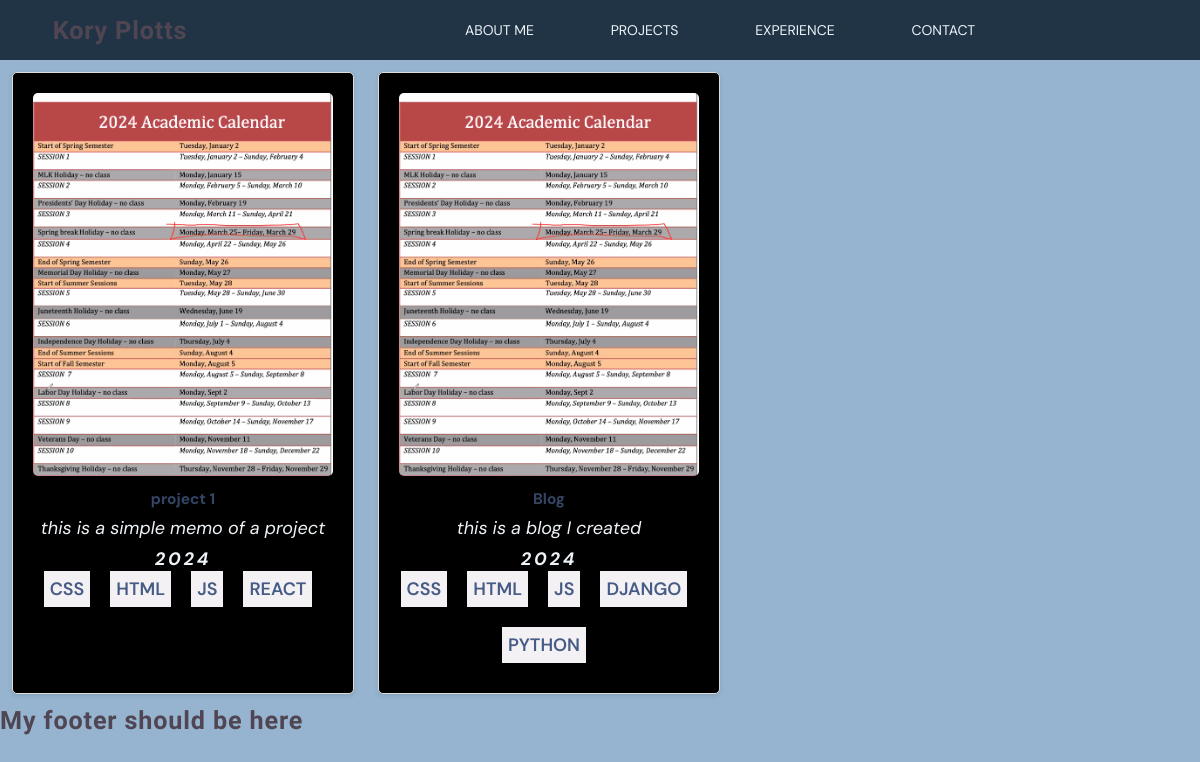
The page /content/projects on the database its author committed.
### content/models.py (models this page shows, shortened)
class Project(models.Model):
    name = models.CharField(max_length=200)
    description = models.TextField()
    year = models.IntegerField()
    image = models.ImageField(upload_to='project_images/')
    repository = models.URLField()
    technologies = models.ManyToManyField(Technology)

class Technology(models.Model):
    name = models.CharField(max_length=200)

### content/views.py (the view)
# urls.py: path("projects", views.projects_list, name="projects_list"),
def projects_list(request):
    projects = Project.objects.all()
    return render(request, 'content/projects_list.html', {"projects": projects})

### templates/content/projects_list.html (shortened to what this page needs)
{% extends 'base.html' %}
{% load static %}
{% block content %}
<div class="projects-container">
    {% for project in projects %}
    <div class="project-card">
        <a href="{{ project.repository }}" target="_blank">
            <img src="{{ project.image.url }}" alt="" />
            <p>{{ project.name }}</p>
            <p>{{ project.description }}</p>
            <p>{{ project.year }}</p>
            <div class="skills-list center-row">
                {% for tech in project.technologies.all %}
                <label class="label-text">{{ tech.name }}</label>
                {% endfor %}
            </div>
        </a>
    </div>
    {% endfor %}
</div>
{% endblock content %}

### templates/base.html (shortened to what this page needs)
{% load static %}
<!DOCTYPE html>
<html lang="en">
<head>
    <link rel="stylesheet" href="img/" />
        <link rel="stylesheet" href="{% static './css/base.css' %}" >
        <link rel="stylesheet" href="{% static './css/header.css' %}" >
        <link rel="stylesheet" href="{% static './css/sections.css' %}" >
        <link rel="stylesheet" href="{% static './css/responsive.css' %}"  >
</head>
<body>
    <header>
        <div class="logo center-row">
            <a href=" {% url 'home' %}">
                <h2>Kory Plotts</h2>
            </a>
        </div>
        <nav class="nav-menu">
            <div class="nav-option center-row">
                <a href="{% url 'about'  %}">About me</a>
                <a href="{% url 'projects_list' %}">Projects</a>
                <a href="">Experience</a>
                <a href="">Contact</a>
            </div>
        </nav>
    </header>
    {% block content %}
    {% endblock content %}
    <h2>My footer should be here </h2>
</body>
</html>

### static/css/base.css (style rules this page uses)
:root { --primary-color: #9E90A2; --primary-color-100: #E7E3E8; --primary-color-700: #504653; --secondary-color: #B6C2D9; --secondary-color-100: #DDE3EE; --secondary-color-700: #344565; --neutral-color: #EEF3F7; --background-color: #96B4CF; --label-color: #465C86; --labelbackground-color: #F3F1F3; --surface-color: #203446; --lobster-font: "Lobster Two", sans-serif; --sans-font: "DM Sans", sans-serif; }
.center-row { display: flex; justify-content: center; align-items: center; }
html { background-color: var(--background-color); font-size: 14px; }
* { font-family: var(--sans-font); margin: 0px; padding: 0px; }
a { text-decoration: none; }
h2 { color: var(--primary-color-700); font-family: var(--lobster-font); letter-spacing: 0.06rem; font-size: 1.8rem; }
p { color: var(--neutral-color); }
.label-text { color: var(--label-color); background-color: var(--labelbackground-color); text-transform: uppercase; font-weight: 600; padding: 0.8rem, ; }
.projects-container { display: flex; }
.projects-container .project-card { margin: 12px; }

### static/css/header.css (style rules this page uses)
header { background-color: var(--surface-color); height: 60px; position: sticky; top: 0px; display: flex; }
.logo { width: 20%; }
.nav-menu { width: 80%; height: 100%; }
.nav-menu a { color: var(--neutral-color); font-size: 1rem; text-transform: uppercase; margin: 2%; padding: 1% 2%; }
.nav-option { width: 100%; height: 100%; }

### static/css/sections.css (style rules this page uses)
.label-text { display: inline-block; margin-right: 10px; margin-bottom: 10px; padding: 2%; text-align: left; vertical-align: top; box-sizing: border-box; }
.project-card { background: black; border: 1px solid #ddd; border-radius: 5px; padding: 20px; width: 300px; box-shadow: 0 2px 5px rgba(0, 0, 0, 0.1); display: flex; flex-direction: column; align-items: center; text-align: center; }
.project-card img { width: 100%; height: auto; border-radius: 5px; }
.skills-list { display: flex; flex-wrap: wrap; gap: 10px; justify-content: center; }
a p:nth-child(2) { font-weight: bolder; font-size: 1.1rem; margin: .5rem 0px; color: var(--secondary-color-700); }
a p:nth-child(3) { font-style: italic; }
a p:nth-child(4) { font-style: italic; font-weight: bolder; letter-spacing: .2rem; margin-top: .5rem; }

### static/css/responsive.css (style rules this page uses)
body { font-family: 'DM Sans', sans-serif; }
@media (min-width: 901px) and (max-width: 1200px) { body { font-size: 18px; } }
@media (min-width: 901px) and (max-width: 1200px) { .nav-menu { display: block; } }

### rows shown on the page
Project: image (picture), name "project 1", description "this is a simple memo of a project", year "2024"
Technology: name "CSS"
Technology: name "HTML"
Technology: name "JS"
Technology: name "REACT"
Project: image (picture), name "Blog", description "this is a blog I created", year "2024"
Technology: name "DJANGO"
Technology: name "PYTHON"
